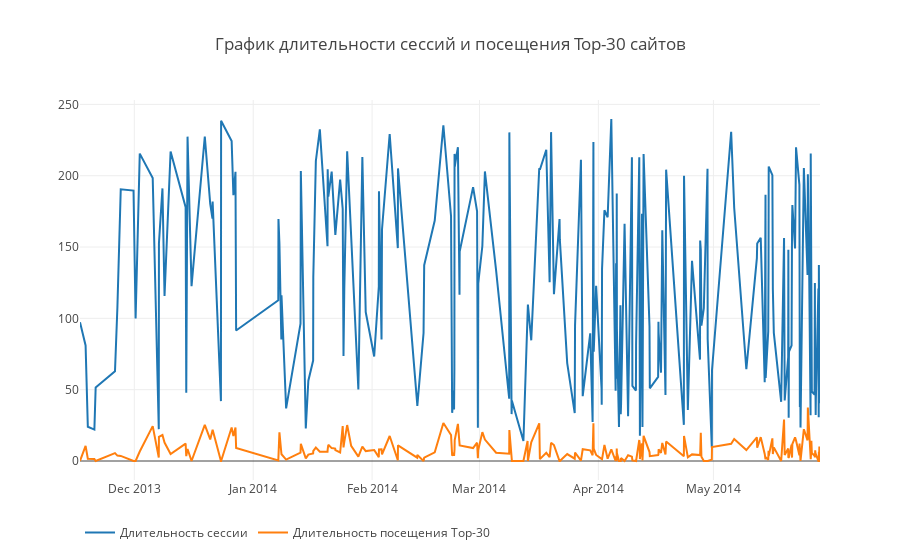

Write notebook code for a chart like this one.
### Code cell
df = new_features_150users.groupby('YMDH', 
    as_index = False)[['session_timespan', 'timeTop30']].mean().copy()
#Не отображаем сессии, длина которых больше нескольких минут
max_ses_len = 4.*60.
df = df[df['session_timespan'] <  max_ses_len]
trace_session_timespan = go.Scatter(
    x = df.YMDH,
    y = df.session_timespan,
    mode = 'lines',
    name = u'Длительность сессии'
)
trace_timeTop30 = go.Scatter(
    x = df.YMDH,
    y = df.timeTop30,
    mode = 'lines',
    name = 'Длительность посещения Top-30 '
)

layout = go.Layout(
    title='График длительности сессий и посещения Top-30 сайтов',
    legend=dict(orientation="h")
)   

fig = go.Figure(data = [trace_session_timespan, trace_timeTop30], layout = layout)
iplot(fig)

### Figure 1 — Plotly figure (JSON) as saved in the notebook; plotly's stock layout.template omitted (floating-point values rounded to 4 significant figures; data arrays with more than 128 entries replaced by an {"elided": "..."} marker saying what was removed)
{"data": [{"mode": "lines", "name": "Длительность сессии", "type": "scatter", "uid": "e327d699-55d9-489b-a1c5-3cd004e68a01", "x": {"elided": "231 str values"}, "y": {"elided": "231 float values"}}, {"mode": "lines", "name": "Длительность посещения Top-30 ", "type": "scatter", "uid": "f24fec98-a1bf-42e2-ad22-6235ca639fd5", "x": {"elided": "231 str values"}, "y": {"elided": "231 float values"}}], "layout": {"legend": {"orientation": "h"}, "title": {"text": "График длительности сессий и посещения Top-30 сайтов"}}}
